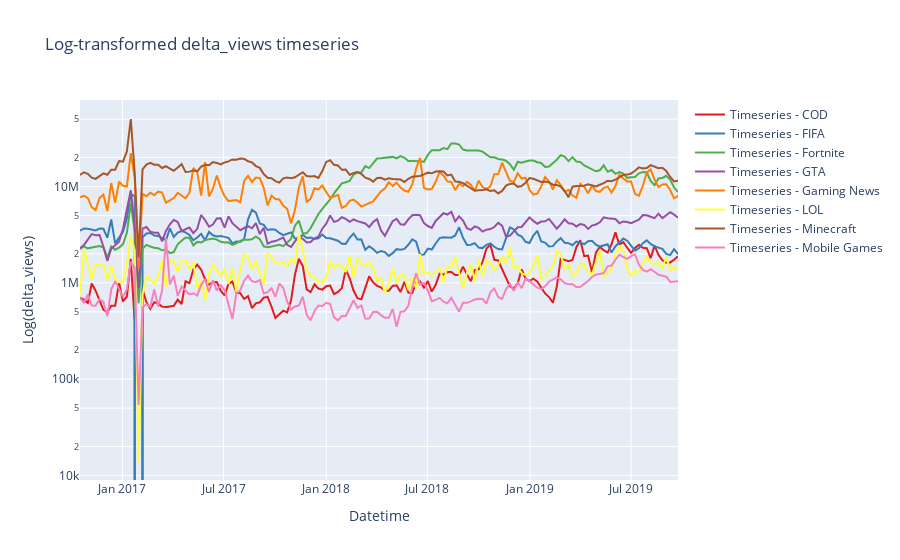

Notebook code cell kept with this figure:
### Markdown cell above
We first have a look at the views. We will use the `delta_views` metrics since it shows categories performances local movements more accurately.

### Code cell
metric = 'delta_views'
time_series_plot_stack(categorized_sample_df, metric)

### Figure 1 — Plotly figure (JSON) as saved in the notebook; plotly's stock layout.template omitted (floating-point values rounded to 4 significant figures; data arrays with more than 128 entries replaced by an {"elided": "..."} marker saying what was removed)
{"data": [{"line": {"color": "rgb(228,26,28)"}, "mode": "lines", "name": "Timeseries - COD", "type": "scatter", "x": {"elided": "154 str values"}, "y": {"elided": "154 float values"}}, {"line": {"color": "rgb(55,126,184)"}, "mode": "lines", "name": "Timeseries - FIFA", "type": "scatter", "x": {"elided": "154 str values"}, "y": {"elided": "154 float values"}}, {"line": {"color": "rgb(77,175,74)"}, "mode": "lines", "name": "Timeseries - Fortnite", "type": "scatter", "x": {"elided": "154 str values"}, "y": {"elided": "154 float values"}}, {"line": {"color": "rgb(152,78,163)"}, "mode": "lines", "name": "Timeseries - GTA", "type": "scatter", "x": {"elided": "154 str values"}, "y": {"elided": "154 float values"}}, {"line": {"color": "rgb(255,127,0)"}, "mode": "lines", "name": "Timeseries - Gaming News", "type": "scatter", "x": {"elided": "154 str values"}, "y": {"elided": "154 float values"}}, {"line": {"color": "rgb(255,255,51)"}, "mode": "lines", "name": "Timeseries - LOL", "type": "scatter", "x": {"elided": "154 str values"}, "y": {"elided": "154 float values"}}, {"line": {"color": "rgb(166,86,40)"}, "mode": "lines", "name": "Timeseries - Minecraft", "type": "scatter", "x": {"elided": "154 str values"}, "y": {"elided": "154 float values"}}, {"line": {"color": "rgb(247,129,191)"}, "mode": "lines", "name": "Timeseries - Mobile Games", "type": "scatter", "x": {"elided": "154 str values"}, "y": {"elided": "154 float values"}}], "layout": {"showlegend": true, "title": {"text": "Log-transformed delta_views timeseries"}, "xaxis": {"title": {"text": "Datetime"}}, "yaxis": {"title": {"text": "Log(delta_views)"}, "type": "log"}}}
